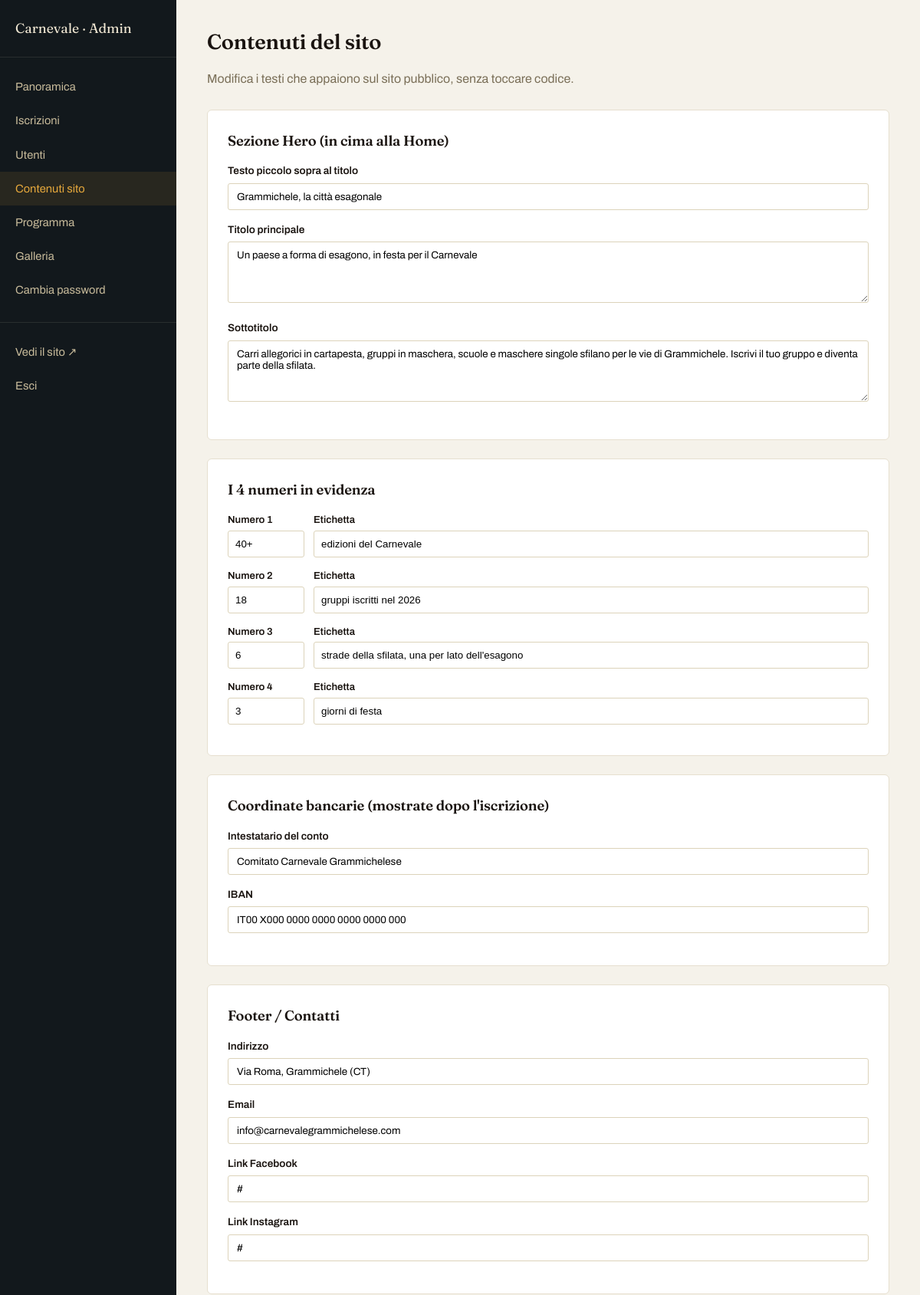
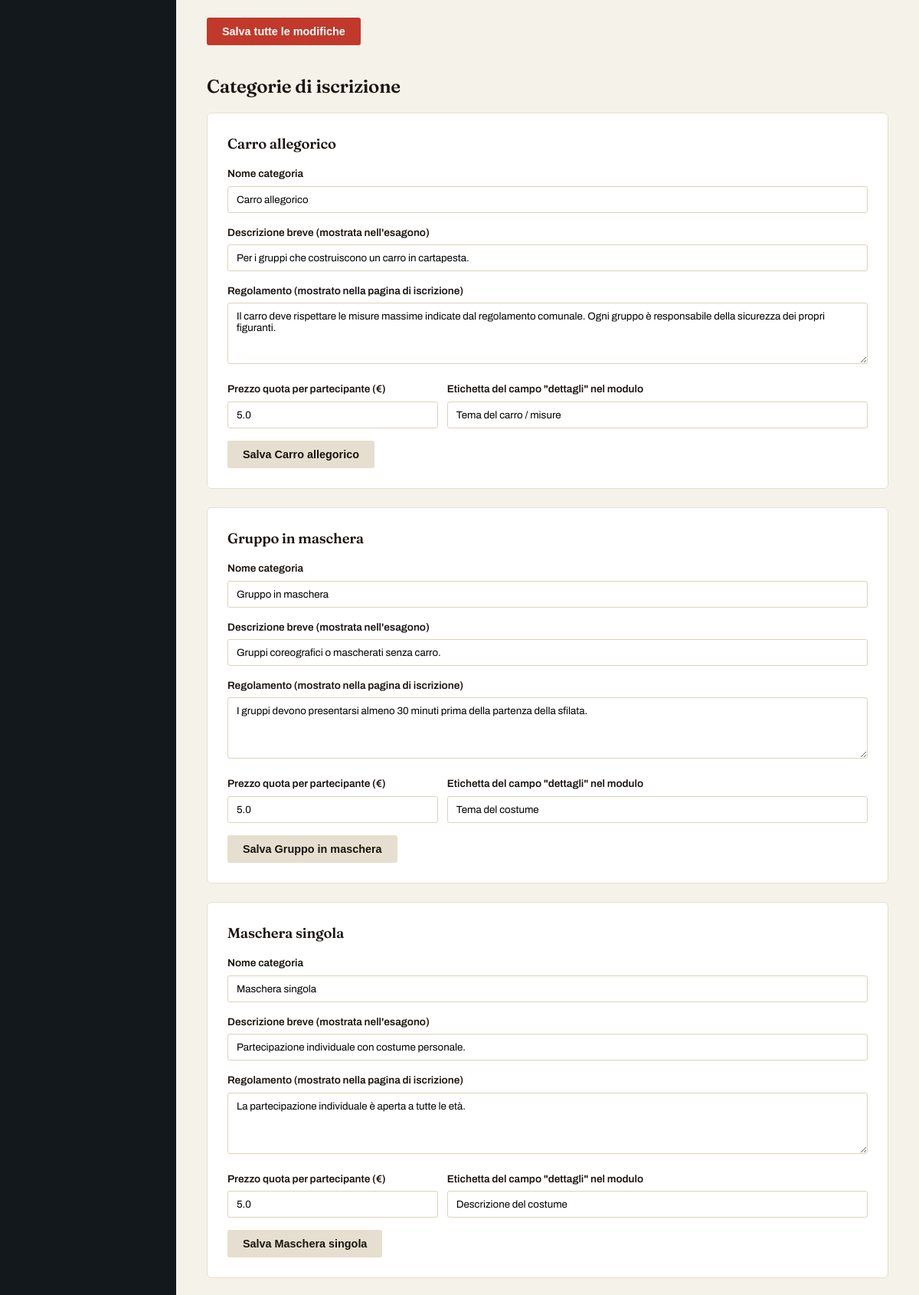
The page /admin/contenuti (signed in, upper part) on the database its author committed (2 pictures, top to bottom).
### tables this page shows
CREATE TABLE contenuti (
    chiave TEXT PRIMARY KEY,
    valore TEXT
);

CREATE TABLE categorie (
    id INTEGER PRIMARY KEY AUTOINCREMENT,
    slug TEXT UNIQUE NOT NULL,
    nome TEXT NOT NULL,
    descrizione TEXT,
    regolamento TEXT,
    prezzo_quota REAL DEFAULT 0,
    dettagli_label TEXT DEFAULT 'Note aggiuntive',
    icona TEXT DEFAULT 'carro',
    ordine INTEGER DEFAULT 0
);

### app.py (the view, shortened to what this page needs)
@app.route("/admin/contenuti", methods=["GET", "POST"])
@admin_login_required
def admin_contenuti():
    db = get_db()
    contenuti = get_contenuti(db)
    categorie = db.execute("SELECT * FROM categorie ORDER BY ordine").fetchall()
    return render_template("admin/contenuti.html", c=contenuti, categorie=categorie)

### app.py (called while the page is built)
def get_csrf_token():
    if "_csrf_token" not in session:
        session["_csrf_token"] = secrets.token_hex(16)
    return session["_csrf_token"]

@app.before_request
def csrf_protect():
    if request.method == "POST" and not app.config.get("TESTING"):
        token_sessione = session.get("_csrf_token")
        token_form = request.form.get("_csrf_token")
        if not token_sessione or not token_form or not secrets.compare_digest(token_sessione, token_form):
            abort(400, description="Richiesta non valida (token di sicurezza mancante o scaduto). Ricarica la pagina e riprova.")

def get_db():
    if "db" not in g:
        g.db = sqlite3.connect(DB_PATH)
        g.db.row_factory = sqlite3.Row
        g.db.execute("PRAGMA foreign_keys = ON")
    return g.db

def get_contenuti(db):
    rows = db.execute("SELECT chiave, valore FROM contenuti").fetchall()
    return {r["chiave"]: r["valore"] for r in rows}

@app.context_processor
def inject_globals():
    db = get_db()
    categorie = db.execute("SELECT * FROM categorie ORDER BY ordine").fetchall()
    utente_corrente = None
    if session.get("utente_id"):
        utente_corrente = db.execute(
            "SELECT * FROM utenti WHERE id = ?", (session["utente_id"],)
        ).fetchone()
    contenuti_globali = get_contenuti(db)
    return dict(categorie=categorie, utente_corrente=utente_corrente, c=contenuti_globali)

def admin_login_required(view):
    @wraps(view)
    def wrapped(*args, **kwargs):
        if not session.get("admin_id"):
            return redirect(url_for("admin_login", next=request.path))
        return view(*args, **kwargs)
    return wrapped

### templates/admin/contenuti.html (shortened to what this page needs)
{% extends "admin/base_admin.html" %}
{% block content %}
<h1>Contenuti del sito</h1>
<p class="admin-sub">Modifica i testi che appaiono sul sito pubblico, senza toccare codice.</p>
<form method="post">
  <div class="admin-form-card">
    <h3>Sezione Hero (in cima alla Home)</h3>
    <div class="admin-form-row">
      <label>Testo piccolo sopra al titolo</label>
      <input type="text" name="hero_eyebrow" value="{{ c.hero_eyebrow }}">
    </div>
    <div class="admin-form-row">
      <label>Titolo principale</label>
      <textarea name="hero_titolo">{{ c.hero_titolo }}</textarea>
    </div>
    <div class="admin-form-row">
      <label>Sottotitolo</label>
      <textarea name="hero_sottotitolo">{{ c.hero_sottotitolo }}</textarea>
    </div>
  </div>
  <div class="admin-form-card">
    <h3>I 4 numeri in evidenza</h3>
    {% for n in [1,2,3,4] %}
    <div style="display:flex; gap:12px; margin-bottom:14px;">
      <div style="flex:0 0 100px;">
        <label style="display:block; font-size:0.82rem; font-weight:600; margin-bottom:4px;">Numero {{ n }}</label>
        <input type="text" name="num_{{ n }}_valore" value="{{ c['num_' ~ n ~ '_valore'] }}" style="width:100%; padding:9px; border:1px solid #dcd3ba; border-radius:3px;">
      </div>
      <div style="flex:1;">
        <label style="display:block; font-size:0.82rem; font-weight:600; margin-bottom:4px;">Etichetta</label>
        <input type="text" name="num_{{ n }}_label" value="{{ c['num_' ~ n ~ '_label'] }}" style="width:100%; padding:9px; border:1px solid #dcd3ba; border-radius:3px;">
      </div>
    </div>
    {% endfor %}
  </div>
  <div class="admin-form-card">
    <h3>Coordinate bancarie (mostrate dopo l'iscrizione)</h3>
    <div class="admin-form-row">
      <label>Intestatario del conto</label>
      <input type="text" name="intestatario_conto" value="{{ c.intestatario_conto }}">
    </div>
    <div class="admin-form-row">
      <label>IBAN</label>
      <input type="text" name="iban" value="{{ c.iban }}">
    </div>
  </div>
  <div class="admin-form-card">
    <h3>Footer / Contatti</h3>
    <div class="admin-form-row">
      <label>Indirizzo</label>
      <input type="text" name="footer_indirizzo" value="{{ c.footer_indirizzo }}">
    </div>
    <div class="admin-form-row">
      <label>Email</label>
      <input type="text" name="footer_email" value="{{ c.footer_email }}">
    </div>
    <div class="admin-form-row">
      <label>Link Facebook</label>
      <input type="text" name="footer_facebook" value="{{ c.footer_facebook }}">
    </div>
    <div class="admin-form-row">
      <label>Link Instagram</label>
      <input type="text" name="footer_instagram" value="{{ c.footer_instagram }}">
    </div>
  </div>
  <button type="submit" class="btn-admin">Salva tutte le modifiche</button>
</form>
<h2 style="font-family:'Fraunces',serif; margin:36px 0 16px;">Categorie di iscrizione</h2>
{% for cat in categorie %}
<form method="post" action="{{ url_for('admin_modifica_categoria', categoria_id=cat.id) }}" class="admin-form-card">
  <h3>{{ cat.nome }}</h3>
  <div class="admin-form-row">
    <label>Nome categoria</label>
    <input type="text" name="nome" value="{{ cat.nome }}">
  </div>
  <div class="admin-form-row">
    <label>Descrizione breve (mostrata nell'esagono)</label>
    <input type="text" name="descrizione" value="{{ cat.descrizione }}">
  </div>
  <div class="admin-form-row">
    <label>Regolamento (mostrato nella pagina di iscrizione)</label>
    <textarea name="regolamento">{{ cat.regolamento }}</textarea>
  </div>
  <div style="display:flex; gap:12px;">
    <div class="admin-form-row" style="flex:1;">
      <label>Prezzo quota per partecipante (€)</label>
      <input type="number" step="0.01" name="prezzo_quota" value="{{ cat.prezzo_quota }}">
    </div>
    <div class="admin-form-row" style="flex:2;">
      <label>Etichetta del campo "dettagli" nel modulo</label>
      <input type="text" name="dettagli_label" value="{{ cat.dettagli_label }}">
    </div>
  </div>
  <button type="submit" class="btn-admin secondary">Salva {{ cat.nome }}</button>
</form>
{% endfor %}
{% endblock %}

### static/css/style.css (style rules this page uses)
:root { --notte:#12181c; --notte-2:#1a2229; --carta:#f2e7ce; --rosso:#c1392b; --oro:#e7a93c; --smeraldo:#1f6e68; --crema-testo:#efe6d2; --max:1120px; }
* { box-sizing:border-box; }
html,body { margin:0; padding:0; }
body { font-family:'Archivo', sans-serif; background:var(--notte); color:var(--crema-testo); line-height:1.5; overflow-x:hidden; }
h1,h2,h3 { font-family:'Fraunces', serif; font-weight:600; letter-spacing:-0.01em; margin:0; }
.admin-body { background:#f5f2ea; color:#1a1410; font-family:'Archivo',sans-serif; }
.admin-main h1 { font-family:'Fraunces',serif; font-size:1.7rem; margin-bottom:6px; }
.admin-sub { color:#7a6f58; margin-bottom:28px; }
.admin-form-card { background:#fff; border:1px solid #e6dfcf; border-radius:6px; padding:26px; margin-bottom:24px; }
.admin-form-card h3 { font-family:'Fraunces',serif; margin-bottom:16px; font-size:1.15rem; }
.admin-form-row { margin-bottom:16px; }
.admin-form-row label { display:block; font-size:0.85rem; font-weight:600; margin-bottom:5px; }
.admin-form-row input, .admin-form-row textarea { width:100%; padding:9px 11px; border:1px solid #dcd3ba; border-radius:3px; font-family:'Archivo',sans-serif; }
.admin-form-row textarea { min-height:80px; }
.btn-admin { background:var(--rosso); color:#fff !important; border:none; padding:10px 20px; border-radius:3px; font-weight:600; cursor:pointer; font-size:0.9rem; }
.btn-admin.secondary { background:#e6dfcf; color:#1a1410 !important; }

### rows shown on the page
contenuti: hero_eyebrow "Grammichele, la città esagonale"
contenuti: hero_titolo "Un paese a forma di esagono, in festa per il Carnevale"
contenuti: hero_sottotitolo "Carri allegorici in cartapesta, gruppi in maschera, scuole e maschere singole sfilano per le vie di Grammichele. Iscrivi il tuo gruppo e diventa parte della sfilata."
contenuti: num_1_valore "40+"
contenuti: num_1_label "edizioni del Carnevale"
contenuti: num_2_valore "18"
contenuti: num_2_label "gruppi iscritti nel 2026"
contenuti: num_3_label "strade della sfilata, una per lato dell'esagono"
contenuti: num_4_label "giorni di festa"
contenuti: intestatario_conto "Comitato Carnevale Grammichelese"
contenuti: iban "IT00 X000 0000 0000 0000 0000 000"
contenuti: footer_indirizzo "Via Roma, Grammichele (CT)"
contenuti: footer_email "info@carnevalegrammichelese.com"
categorie: nome "Carro allegorico", descrizione "Per i gruppi che costruiscono un carro in cartapesta.", regolamento "Il carro deve rispettare le misure massime indicate dal regolamento comunale. Ogni gruppo è responsabile della sicurezza dei propri figuranti.", prezzo_quota "5.0", dettagli_label "Tema del carro / misure"
categorie: nome "Gruppo in maschera", descrizione "Gruppi coreografici o mascherati senza carro.", regolamento "I gruppi devono presentarsi almeno 30 minuti prima della partenza della sfilata.", prezzo_quota "5.0", dettagli_label "Tema del costume"
categorie: nome "Maschera singola", descrizione "Partecipazione individuale con costume personale.", regolamento "La partecipazione individuale è aperta a tutte le età.", prezzo_quota "5.0", dettagli_label "Descrizione del costume"

### other values the page prints
{{ n }} "1" "2" "3" "4"
